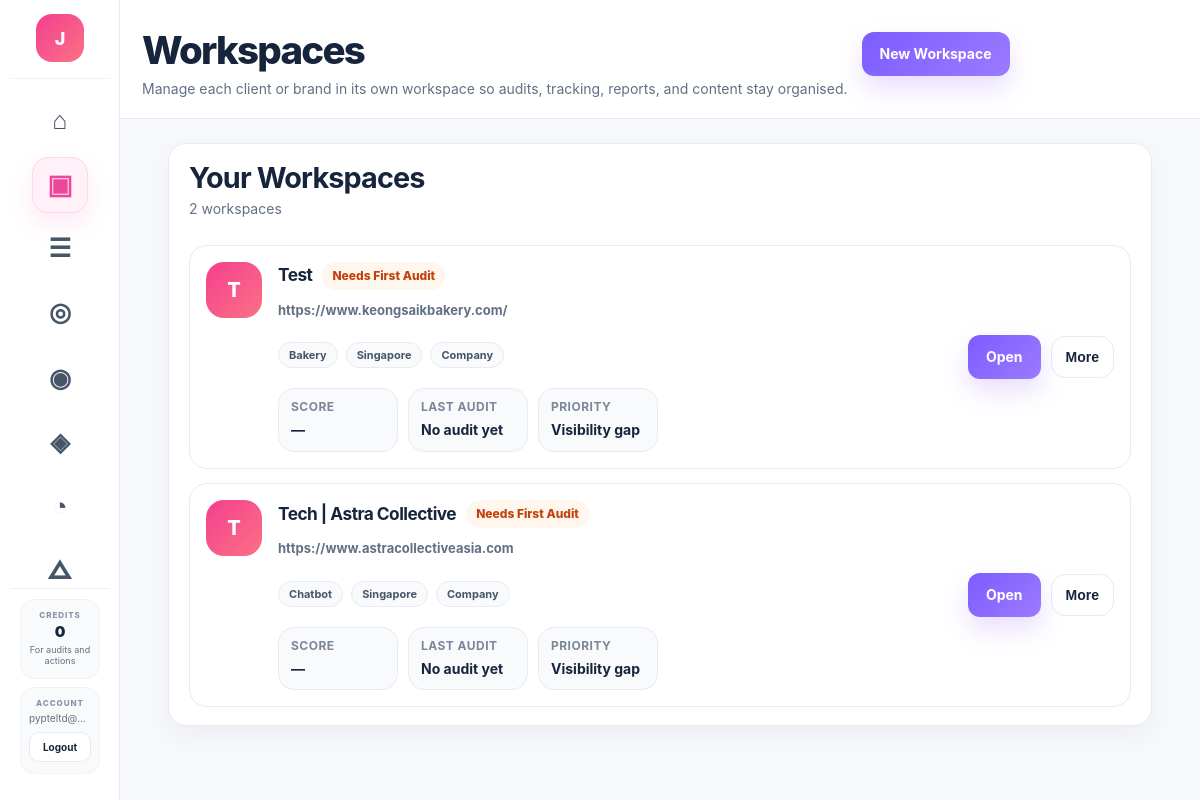
Page /clients (signed in) on the earlier database version.
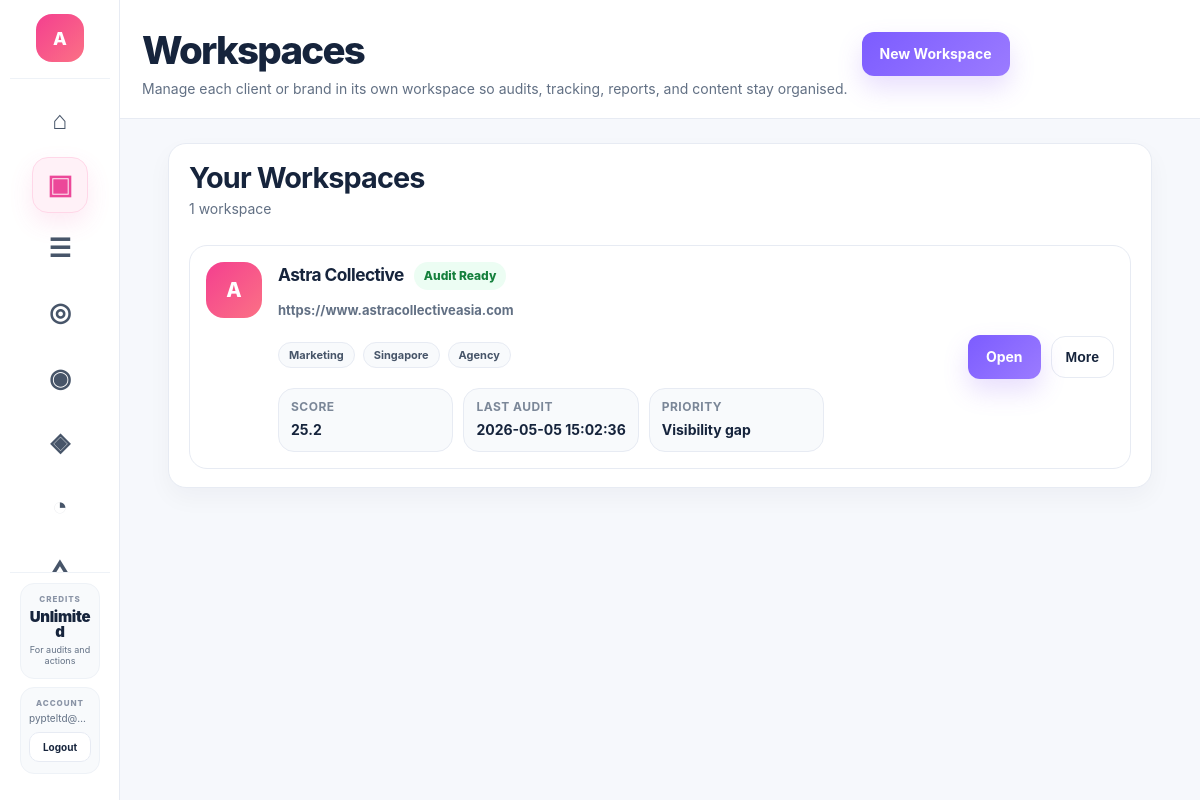
Same page on the later database version.
### app.py (models this page shows)
class User(UserMixin, db.Model):
    __tablename__ = "users"
    id = db.Column(db.Integer, primary_key=True)
    email = db.Column(db.String(255), unique=True, nullable=False)
    password_hash = db.Column(db.String(255), nullable=False)
    name = db.Column(db.String(255), nullable=False)
    referral_code = db.Column(db.String(50), unique=True, nullable=True)
    referred_by_user_id = db.Column(db.Integer, db.ForeignKey("users.id"), nullable=True)
    created_at = db.Column(db.DateTime, default=datetime.utcnow)
    role = db.Column(db.String(50), default="user")
    plan = db.Column(db.String(50), default="free")
    is_white_label_enabled = db.Column(db.Boolean, default=False)
    agency_name = db.Column(db.String(255), nullable=True)
    wallet = db.relationship(
        "Wallet",
        backref="user",
        uselist=False,
        cascade="all, delete-orphan",
    )
    clients = db.relationship(
        "Client",
        backref="user",
        lazy=True,
        cascade="all, delete-orphan",
    )

class Wallet(db.Model):
    __tablename__ = "wallets"
    id = db.Column(db.Integer, primary_key=True)
    user_id = db.Column(db.Integer, db.ForeignKey("users.id"), unique=True, nullable=False)
    balance = db.Column(db.Integer, default=0, nullable=False)
    updated_at = db.Column(db.DateTime, default=datetime.utcnow, onupdate=datetime.utcnow)

class Client(db.Model):
    __tablename__ = "clients"
    id = db.Column(db.Integer, primary_key=True)
    slug = db.Column(db.String(255), nullable=False, index=True)
    user_id = db.Column(db.Integer, db.ForeignKey("users.id"), nullable=False, index=True)
    name = db.Column(db.String(255), nullable=False)
    website = db.Column(db.String(500), nullable=False)
    website_normalized = db.Column(db.String(500), nullable=False, index=True)
    industry = db.Column(db.String(255), nullable=True)
    location = db.Column(db.String(255), nullable=True)
    owner_type = db.Column(db.String(100), nullable=False, default="company")
    notes = db.Column(db.Text, nullable=True)
    logo_filename = db.Column(db.String(255), nullable=True)
    created_at = db.Column(db.DateTime, default=datetime.utcnow, nullable=False)
    updated_at = db.Column(db.DateTime, default=datetime.utcnow, onupdate=datetime.utcnow, nullable=False)
    __table_args__ = (
        db.UniqueConstraint("user_id", "slug", name="uq_clients_user_slug"),
    )

### app.py (the view)
@app.route("/clients")
@login_required
def clients_page():
    view_mode = get_view_mode(current_user)
    focused_client = get_focused_client_for_user(current_user)
    if view_mode == "single" and focused_client:
        return redirect(url_for("client_detail", client_id=focused_client["id"]))
    return render_template(
        "clients.html",
        clients=build_client_views(),
        view_mode=view_mode,
        focused_client=focused_client,
    )

### templates/clients.html (shortened to what this page needs)
{% extends "base.html" %}
{% block page_header %}
<div class="page-header-standard workspace-page-header-clean">
    <div class="page-header-copy">
        <h1>Workspaces</h1>
        <p>Manage each client or brand in its own workspace so audits, tracking, reports, and content stay organised.</p>
    </div>
    <div class="page-actions">
        <a href="{{ url_for('create_client') }}" class="btn btn-primary">New Workspace</a>
    </div>
</div>
{% endblock %}
{% block content %}
<div class="workspaces-page-shell workspaces-page-shell-tight">
    {% if clients %}
    <section class="workspace-list-section">
        <div class="workspace-list-head">
            <div>
                <h2>Your Workspaces</h2>
                <p>{{ clients|length }} workspace{{ "" if clients|length == 1 else "s" }}</p>
            </div>
        </div>
        <div class="workspace-list">
            {% for client in clients %}
            {% set latest = client.latest_audit if client.latest_audit is defined else none %}
            {% set recommended_actions = client.recommended_actions if client.recommended_actions is defined else [] %}
            {% set top_action = recommended_actions[0] if recommended_actions else none %}
            {% set score = latest.normalized_score if latest and latest.normalized_score is not none else none %}
            {% set last_audit_time = latest.saved_at if latest and latest.saved_at else None %}
            <article class="workspace-row-card workspace-row-card-tight">
                <div class="workspace-row-main">
                    <div class="workspace-logo-block">
                        {% if client.logo_url %}
                            <img src="{{ client.logo_url }}" alt="{{ client.name }} logo" class="workspace-logo-image">
                        {% else %}
                            <div class="workspace-logo-mark">
                                {{ (client.name[0] if client.name else "W")|upper }}
                            </div>
                        {% endif %}
                    </div>
                    <div class="workspace-info-block">
                        <div class="workspace-name-row">
                            <h3>{{ client.name or "Untitled Workspace" }}</h3>
                            {% if latest %}
                            <span class="workspace-status-pill workspace-status-pill--active">Audit Ready</span>
                            {% else %}
                            <span class="workspace-status-pill workspace-status-pill--new">Needs First Audit</span>
                            {% endif %}
                        </div>
                        <p class="workspace-domain">
                            {{ client.website if client.website else "No website added yet" }}
                        </p>
                        <div class="workspace-meta-row">
                            {% if client.industry and client.industry != "N/A" %}
                            <span class="workspace-meta-chip">{{ client.industry }}</span>
                            {% endif %}
                            {% if client.location and client.location != "N/A" %}
                            <span class="workspace-meta-chip">{{ client.location }}</span>
                            {% endif %}
                            {% if client.owner_type %}
                            <span class="workspace-meta-chip">{{ client.owner_type|capitalize }}</span>
                            {% endif %}
                        </div>
                        <div class="workspace-inline-stats">
                            <div class="workspace-inline-stat">
                                <span>Score</span>
                                <strong>{{ score if score is not none else "—" }}</strong>
                            </div>
                            <div class="workspace-inline-stat">
                                <span>Last audit</span>
                                <strong>{{ last_audit_time|pretty_datetime if last_audit_time else "No audit yet" }}</strong>
                            </div>
                            <div class="workspace-inline-stat">
                                <span>Priority</span>
                                <strong>
                                    {% if top_action %}
                                        Visibility gap
                                    {% elif latest %}
                                        Review findings
                                    {% else %}
                                        Run first audit
                                    {% endif %}
                                </strong>
                            </div>
                        </div>
                    </div>
                </div>
                <div class="workspace-row-actions">
                    <a href="{{ url_for('client_detail', client_id=client.id) }}" class="btn btn-primary">Open</a>
                    <div class="workspace-secondary-menu">
                        <button type="button" class="workspace-more-btn" onclick="toggleWorkspaceMenu('{{ client.id }}')">
                            More
                        </button>
                    </div>
                </div>
            </article>
            {% endfor %}
        </div>
    </section>
    {% endif %}
</div>
{% endblock %}

### templates/base.html (shortened to what this page needs)
<!DOCTYPE html>
<html lang="en">
<head>
    <link rel="stylesheet" href="{{ url_for('static', filename='styles-v2.1.css') }}">
</head>
<body class="{% block body_class %}{% endblock %}">
    {% set current_endpoint = request.endpoint or '' %}
    {% set sidebar_client = focused_client if focused_client is defined and focused_client else none %}
    <div class="app-shell">
        <aside class="app-sidebar" id="appSidebar" aria-hidden="true">
            <div class="sidebar-inner">
                <div class="sidebar-brand">
                    <a href="{{ url_for('index') }}" class="brand-link" aria-label="DarInsights dashboard">
                        <div class="brand-mark">
                            {% if current_user.is_authenticated %}
                                {{ (current_user.name or current_user.email or "D")[0]|upper }}
                            {% else %}
                                D
                            {% endif %}
                        </div>
                    </a>
                </div>
                <nav class="sidebar-nav" aria-label="Main navigation">
                    <div class="nav-group">
                        <a href="{{ url_for('index') }}"
                           class="nav-item {% if current_endpoint in ['index', 'dashboard'] %}active{% endif %}"
                           aria-label="Dashboard"
                           data-label="Dashboard">
                            <span class="nav-icon">⌂</span>
                        </a>
                        <a href="{{ url_for('clients_page') }}"
                           class="nav-item {% if current_endpoint in ['clients_page', 'client_detail', 'edit_client', 'create_client'] %}active{% endif %}"
                           aria-label="All Workspaces"
                           data-label="All Workspaces">
                            <span class="nav-icon">▣</span>
                        </a>
                        <a href="{{ url_for('content_queue_page') }}"
                           class="nav-item {% if current_endpoint in ['content_queue_page', 'content_queue', 'view_queue_brief', 'generate_client_content_brief', 'generate_client_content_draft'] %}active{% endif %}"
                           aria-label="Content Queue"
                           data-label="Content Queue">
                            <span class="nav-icon">☰</span>
                        </a>
                        <a href="{{ url_for('position_tracking_page') }}"
                           class="nav-item {% if current_endpoint == 'position_tracking_page' %}active{% endif %}"
                           aria-label="Tracked Prompts"
                           data-label="Tracked Prompts">
                            <span class="nav-icon">◎</span>
                        </a>
                    </div>
                    {% if sidebar_client %}
                    <div class="nav-group">
                        <a href="{{ url_for('client_detail', client_id=sidebar_client.id) }}"
                           class="nav-item {% if current_endpoint == 'client_detail' %}active{% endif %}"
                           aria-label="Workspace Overview"
                           data-label="Overview">
                            <span class="nav-icon">◉</span>
                        </a>
                        <a href="{{ url_for('run_client_audit', client_id=sidebar_client.id) }}"
                           class="nav-item {% if current_endpoint in ['run_client_audit', 'new_audit', 'start_audit'] %}active{% endif %}"
                           aria-label="Run Audit"
                           data-label="Run Audit">
                            <span class="nav-icon">◈</span>
                        </a>
                        <a href="{{ url_for('client_visibility_page', client_id=sidebar_client.id) }}"
                           class="nav-item {% if current_endpoint == 'client_visibility_page' %}active{% endif %}"
                           aria-label="Visibility"
                           data-label="Visibility">
                            <span class="nav-icon">◔</span>
                        </a>
                        <a href="{{ url_for('client_competitors_page', client_id=sidebar_client.id) }}"
                           class="nav-item {% if current_endpoint in ['client_competitors_page', 'competitor_page'] %}active{% endif %}"
                           aria-label="Competitors"
                           data-label="Competitors">
                            <span class="nav-icon">△</span>
                        </a>
                    </div>
                    {% endif %}
                </nav>
                <div class="sidebar-footer">
                    <div class="sidebar-footer-panel sidebar-credits-panel">
                        <div class="sidebar-footer-head">
                            <span class="sidebar-footer-kicker">Credits</span>
                        </div>
                        <div class="sidebar-credits-value">
                            {% if current_user.is_authenticated and current_user.plan == 'dev_unlimited' %}
                                Unlimited
                            {% elif current_user.is_authenticated and current_user.wallet %}
                                {{ current_user.wallet.balance }}
                            {% else %}
                                0
                            {% endif %}
                        </div>
                        <div class="sidebar-credits-meta">
                            For audits and actions
                        </div>
                    </div>
                    <div class="sidebar-footer-panel">
                        <div class="sidebar-footer-head">
                            <span class="sidebar-footer-kicker">Account</span>
                        </div>
                        <div class="sidebar-account-email">
                            {{ current_user.email if current_user.is_authenticated else 'Guest' }}
                        </div>
                        {% if current_user.is_authenticated %}
                            <a href="{{ url_for('logout') }}" class="sidebar-logout-btn">Logout</a>
                        {% else %}
                            <a href="{{ url_for('login') }}" class="sidebar-logout-btn">Login</a>
                        {% endif %}
                    </div>
                </div>
            </div>
        </aside>
        <div class="app-main">
            <header class="app-topbar">
                <div class="topbar-left">
                    <div class="topbar-heading">
                        {% block page_header %}{% endblock %}
                    </div>
                </div>
            </header>
            <main class="app-content">
                {% block content %}{% endblock %}
            </main>
        </div>
    </div>
</body>
</html>

Differences in the rows shown:
no longer on this page (row edited): Wallet: wallet.balance "0"
removed Client: name "T", name "Test", shows "Needs First Audit", website "https://www.keongsaikbakery.com/", industry "Bakery", location "Singapore", owner_type "Company", score "—", last_audit_time "No audit yet"
removed Client: name "T", name "Tech | Astra Collective", shows "Needs First Audit", website "https://www.astracollectiveasia.com", industry "Chatbot", location "Singapore", owner_type "Company", score "—", last_audit_time "No audit yet"
changed User "pypteltd@…": name "J" → "A"
added Client: name "A", name "Astra Collective", shows "Audit Ready", website "https://www.astracollectiveasia.com", industry "Marketing", location "Singapore", owner_type "Agency", score "25.2", last_audit_time "2026-05-05 15:02:36"
Other differences:
{{ clients|length }}: "2" → "1"
{{ "" if clients|length == 1 else "s" }}: "s" → (not shown)
text now shown: "Unlimited"
